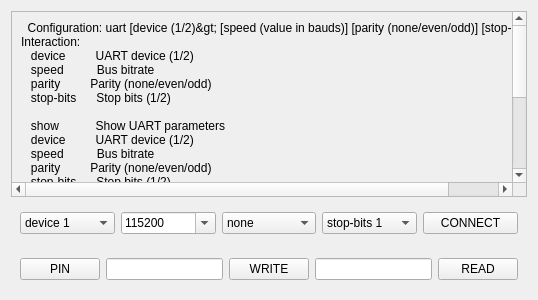
<?xml version="1.0" encoding="UTF-8"?>
<ui version="4.0">
 <class>UART</class>
 <widget class="QWidget" name="UART">
  <property name="geometry">
   <rect>
    <x>0</x>
    <y>0</y>
    <width>538</width>
    <height>300</height>
   </rect>
  </property>
  <property name="windowTitle">
   <string>Form</string>
  </property>
  <layout class="QVBoxLayout" name="verticalLayout">
   <item>
    <widget class="QScrollArea" name="scrollArea">
     <property name="widgetResizable">
      <bool>true</bool>
     </property>
     <widget class="QWidget" name="scrollAreaWidgetContents">
      <property name="geometry">
       <rect>
        <x>0</x>
        <y>0</y>
        <width>620</width>
        <height>430</height>
       </rect>
      </property>
      <layout class="QVBoxLayout" name="verticalLayout_2">
       <item>
        <widget class="QLabel" name="label">
         <property name="text">
          <string>  Configuration: uart [device (1/2)&gt; [speed (value in bauds)] [parity (none/even/odd)] [stop-bits (1/2)]
Interaction: &lt;read/write (value:repeat)&gt;
   device         UART device (1/2)
   speed          Bus bitrate
   parity         Parity (none/even/odd)
   stop-bits      Stop bits (1/2)

   show           Show UART parameters
   device         UART device (1/2)
   speed          Bus bitrate
   parity         Parity (none/even/odd)
   stop-bits      Stop bits (1/2)
   read           Read byte (repeat with :&lt;num&gt;)
   hd             Read byte (repeat with :&lt;num&gt;) and print hexdump
   write          Write byte (repeat with :&lt;num&gt;)
   &lt;integer&gt;      Write byte (repeat with :&lt;num&gt;)
   &lt;string&gt;       Write string
   &amp;              Delay 1 usec (repeat with :&lt;num&gt;)
   %              Delay 1 msec (repeat with :&lt;num&gt;)
   ~              Write a random byte (repeat with :&lt;num&gt;)
   bridge         UART bridge mode
   exit           Exit UART mode
</string>
         </property>
        </widget>
       </item>
      </layout>
     </widget>
    </widget>
   </item>
   <item>
    <widget class="QWidget" name="widget" native="true">
     <layout class="QHBoxLayout" name="horizontalLayout">
      <item>
       <widget class="QComboBox" name="cDev">
        <item>
         <property name="text">
          <string>device 1</string>
         </property>
        </item>
        <item>
         <property name="text">
          <string>device 2</string>
         </property>
        </item>
       </widget>
      </item>
      <item>
       <widget class="QComboBox" name="cSpeed">
        <property name="editable">
         <bool>true</bool>
        </property>
        <item>
         <property name="text">
          <string>115200</string>
         </property>
        </item>
        <item>
         <property name="text">
          <string>9600</string>
         </property>
        </item>
       </widget>
      </item>
      <item>
       <widget class="QComboBox" name="cParity">
        <item>
         <property name="text">
          <string>none</string>
         </property>
        </item>
        <item>
         <property name="text">
          <string>even</string>
         </property>
        </item>
        <item>
         <property name="text">
          <string>odd</string>
         </property>
        </item>
       </widget>
      </item>
      <item>
       <widget class="QComboBox" name="cStopbit">
        <item>
         <property name="text">
          <string>stop-bits 1</string>
         </property>
        </item>
        <item>
         <property name="text">
          <string>stop-bits 2</string>
         </property>
        </item>
       </widget>
      </item>
      <item>
       <widget class="QPushButton" name="bConnect">
        <property name="text">
         <string>CONNECT</string>
        </property>
        <property name="checkable">
         <bool>true</bool>
        </property>
       </widget>
      </item>
     </layout>
    </widget>
   </item>
   <item>
    <widget class="QWidget" name="widget_2" native="true">
     <layout class="QHBoxLayout" name="horizontalLayout_2">
      <item>
       <widget class="QPushButton" name="bPinout">
        <property name="text">
         <string>PIN</string>
        </property>
       </widget>
      </item>
      <item>
       <widget class="QLineEdit" name="eWrite"/>
      </item>
      <item>
       <widget class="QPushButton" name="bWrite">
        <property name="text">
         <string>WRITE</string>
        </property>
       </widget>
      </item>
      <item>
       <widget class="QLineEdit" name="eRead"/>
      </item>
      <item>
       <widget class="QPushButton" name="bRead">
        <property name="text">
         <string>READ</string>
        </property>
       </widget>
      </item>
     </layout>
    </widget>
   </item>
  </layout>
 </widget>
 <resources/>
 <connections/>
</ui>
